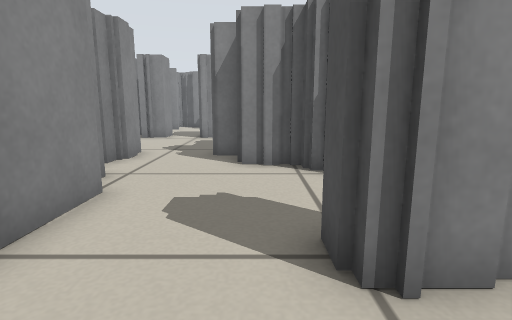
View 1 (above)

24 first-person views from a walk through a Stage world. The camera is 0.39 m above the floor, tilts 10° down and sees 80° across. The lines on the ground mark 1 m squares. The floor is counted in squares, 0.25 m on a side. Each view is taken from the middle of a square. On the plan, view 1 faces up. The plan holds only what a view shows up to about 15 squares ahead; the rest is blank. The place goes on beyond the plan. Robots are left out.

View 2
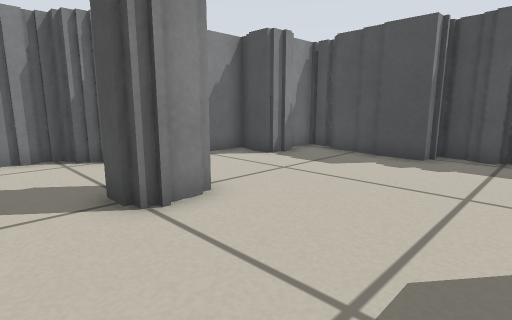

View 3
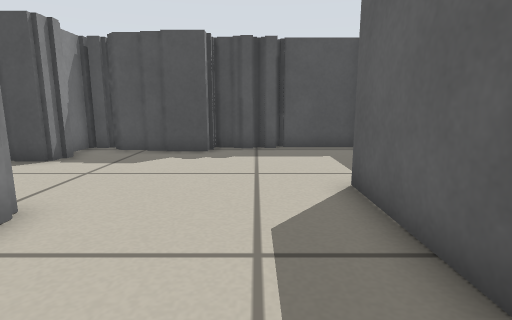

View 4
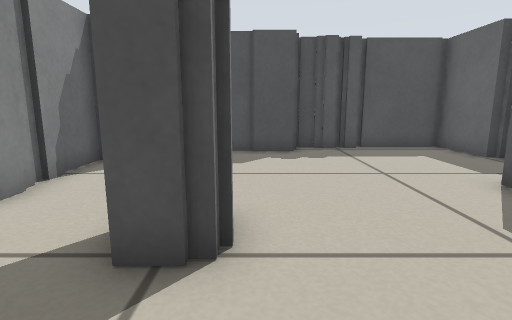

View 5
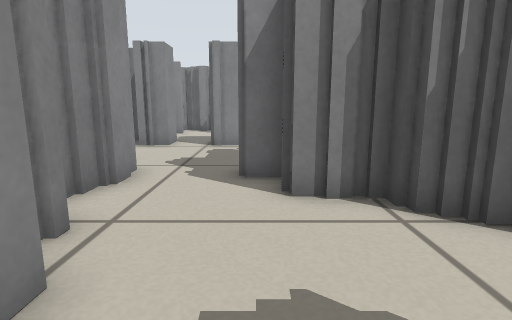

View 6
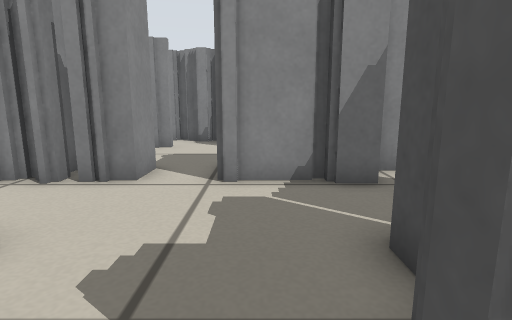

View 7
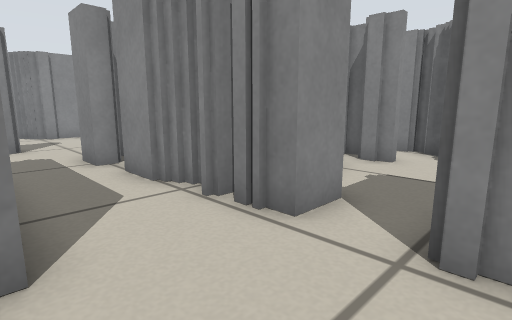

View 8
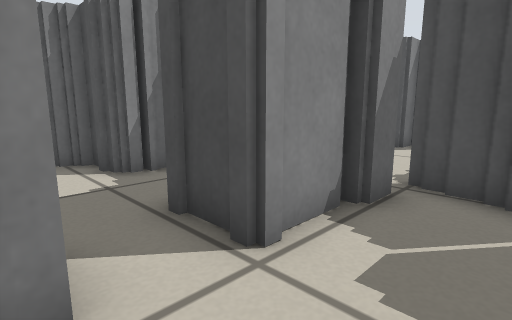

View 9
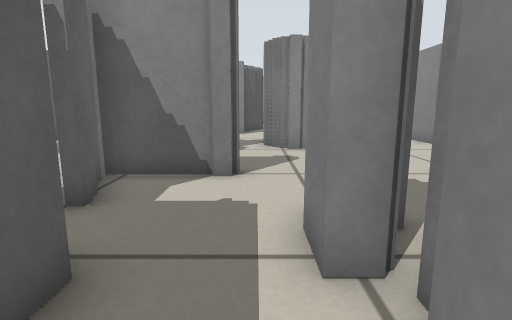

View 10
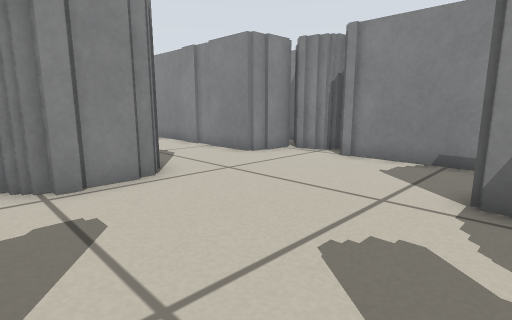

View 11
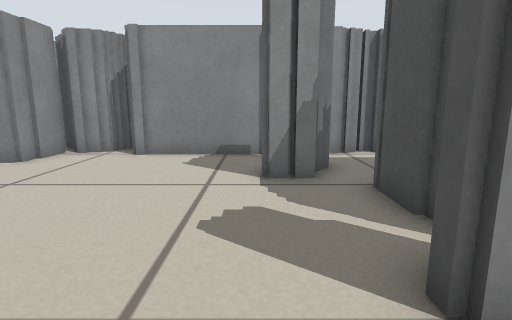

View 12
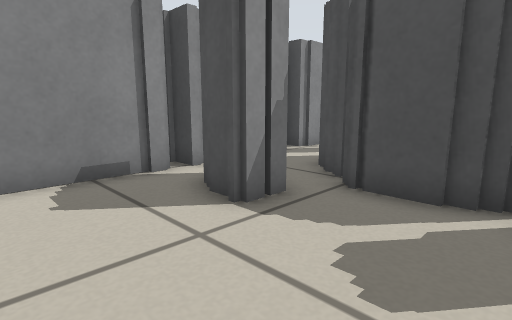

View 13
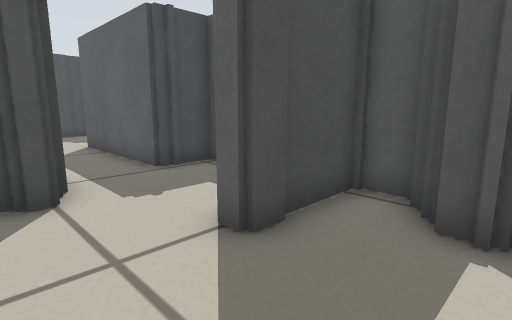

View 14
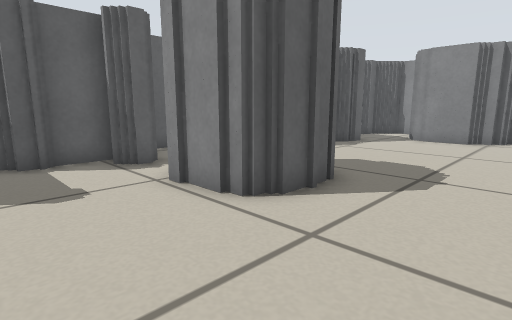

View 15
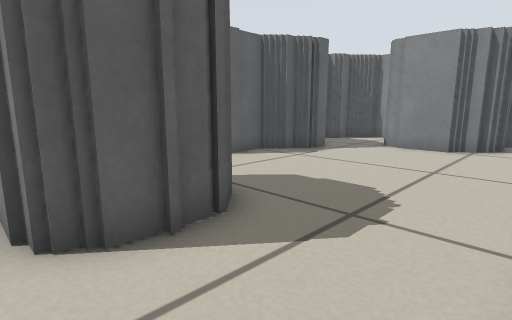

View 16
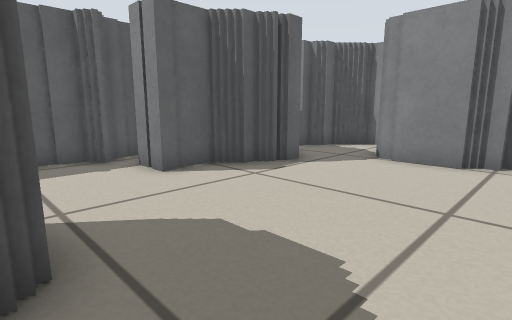

View 17
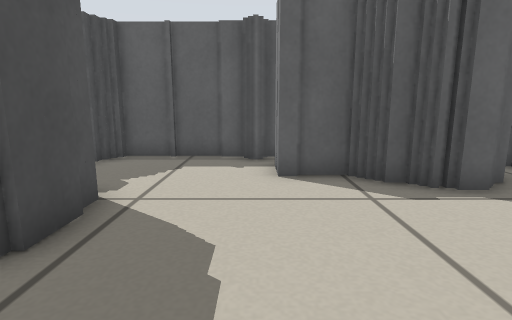

View 18
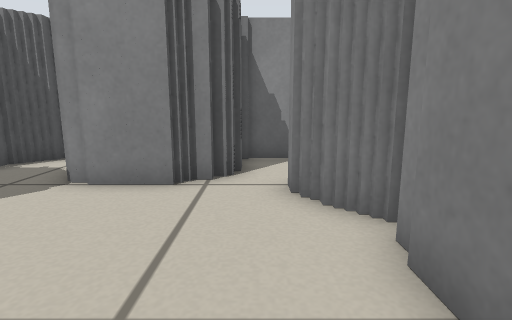

View 19
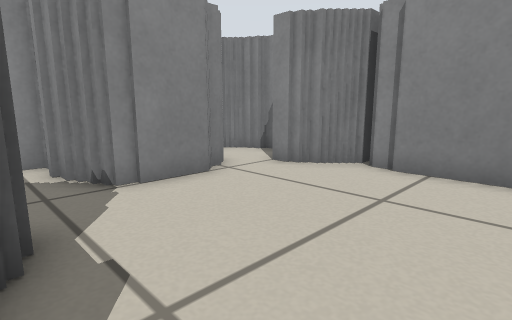

View 20
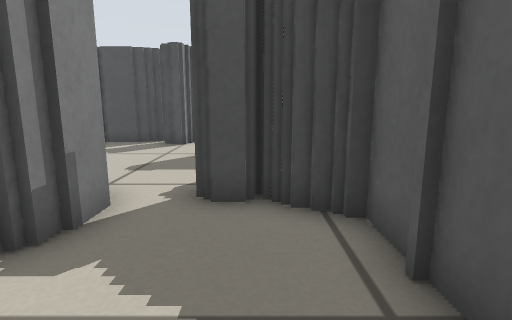

View 21
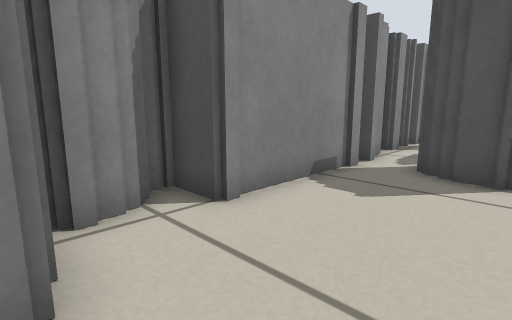

View 22
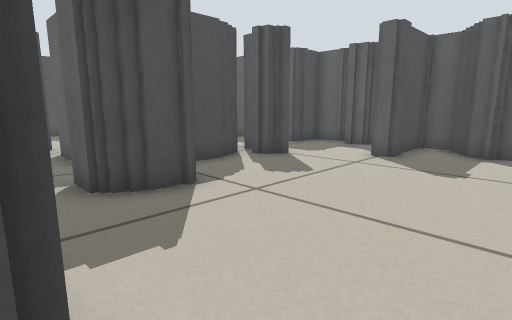

View 23
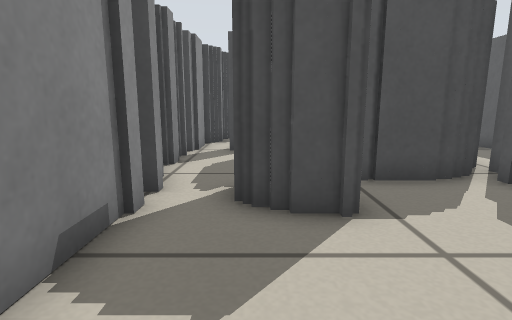

View 24
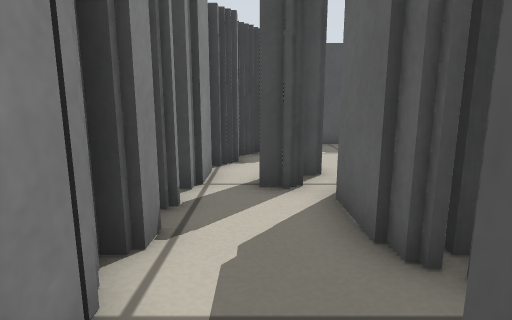

### Floor plan
Key: @ floor where view 1 was taken; # wall or solid block; x gap in a wall; . floor; T thing the floor can be seen under or through.
Columns run from 34 left of view 1 to 10 right of it. Each row starts with its distance up from view 1.
 24              ####    #  ####
 23              ##.#########.######
 22 ##  #####  ####............x...##
 21 #..##..  #####.......##..####.. #
 20 ##...................#####  #...###
 19  ###.................#####   .....#
 18    #.........##.......##     ....
 17    #........##TT......##    ##.#
 16 ####........#  T......##   ###.###
 15 ##..........#TTT......########..####
 14 #...###......TT....................#
 13 ###   ###.....TT...#...............#
 12   #     #.....TT##.#...#######... ##
 11         ####.##  #######     ##..##
 10         ######    #           #..##
  9                               #..##
  8                               #...###
  7                               #.....######
  6                               ##.....###.#
  5                                #.........####
  4                                #...........##
  3                                #...##......#
  2                                 ...##......#
  1                                  ..........##
  0                                  .@.........#
 -1                                 . ..........#
 -2                                  ...........#
 -3                                   #####.....#
 -4                                        .....#
 -5                                          ####

Where each view was taken, in squares from view 1:
view 1: 0 up, 0 right, facing up
view 2: 2 down, 1 left, facing up-right
view 3: 1 down, 2 left, facing right
view 4: 2 up, 2 left, facing right
view 5: 3 up, 1 left, facing up
view 6: 9 up, 2 left, facing up
view 7: 12 up, 2 left, facing up-left
view 8: 13 up, 5 left, facing up-right
view 9: 14 up, 8 left, facing left
view 10: 14 up, 13 left, facing up-left
view 11: 13 up, 14 left, facing up
view 12: 16 up, 17 left, facing up-right
view 13: 16 up, 18 left, facing down-right
view 14: 21 up, 16 left, facing down-left
view 15: 21 up, 19 left, facing down-left
view 16: 20 up, 22 left, facing down-left
view 17: 20 up, 25 left, facing down
view 18: 20 up, 25 left, facing left
view 19: 14 up, 25 left, facing up-left
view 20: 12 up, 25 left, facing right
view 21: 19 up, 21 left, facing up-right
view 22: 23 up, 19 left, facing down-right
view 23: 21 up, 18 left, facing right
view 24: 22 up, 13 left, facing right
